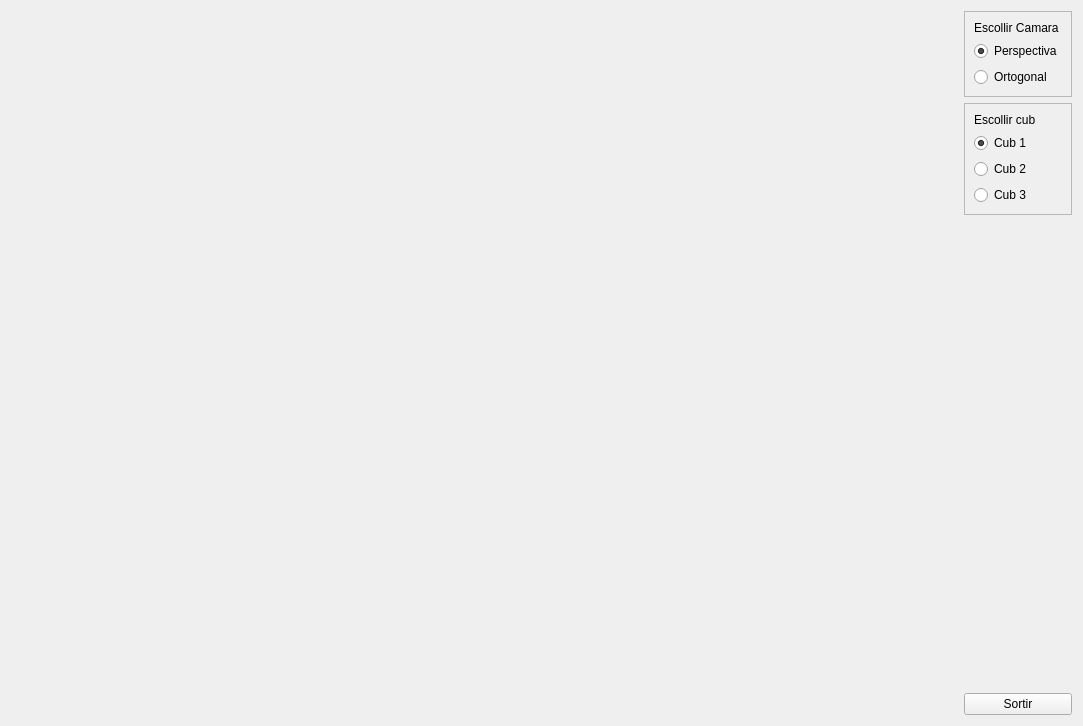
<?xml version="1.0" encoding="UTF-8"?>
<ui version="4.0">
 <class>MyForm</class>
 <widget class="QWidget" name="MyForm">
  <property name="geometry">
   <rect>
    <x>0</x>
    <y>0</y>
    <width>1083</width>
    <height>726</height>
   </rect>
  </property>
  <property name="windowTitle">
   <string>IDI-Lab</string>
  </property>
  <layout class="QHBoxLayout" name="horizontalLayout">
   <item>
    <widget class="MyGLWidget" name="widget" native="true">
     <property name="sizePolicy">
      <sizepolicy hsizetype="Expanding" vsizetype="Expanding">
       <horstretch>0</horstretch>
       <verstretch>0</verstretch>
      </sizepolicy>
     </property>
     <property name="minimumSize">
      <size>
       <width>50</width>
       <height>50</height>
      </size>
     </property>
     <layout class="QHBoxLayout" name="horizontalLayout_2"/>
    </widget>
   </item>
   <item>
    <layout class="QVBoxLayout" name="verticalLayout_6">
     <item>
      <layout class="QVBoxLayout" name="verticalLayout_7">
       <item>
        <widget class="QFrame" name="frame_2">
         <property name="frameShape">
          <enum>QFrame::StyledPanel</enum>
         </property>
         <property name="frameShadow">
          <enum>QFrame::Raised</enum>
         </property>
         <layout class="QVBoxLayout" name="verticalLayout_9">
          <item>
           <widget class="QLabel" name="label_2">
            <property name="text">
             <string>Escollir Camara</string>
            </property>
           </widget>
          </item>
          <item>
           <widget class="QRadioButton" name="radioButton_4">
            <property name="text">
             <string>Perspectiva</string>
            </property>
            <property name="checked">
             <bool>true</bool>
            </property>
           </widget>
          </item>
          <item>
           <widget class="QRadioButton" name="radioButton_2">
            <property name="text">
             <string>Ortogonal</string>
            </property>
           </widget>
          </item>
         </layout>
        </widget>
       </item>
       <item>
        <widget class="QFrame" name="frame">
         <property name="frameShape">
          <enum>QFrame::StyledPanel</enum>
         </property>
         <property name="frameShadow">
          <enum>QFrame::Raised</enum>
         </property>
         <layout class="QVBoxLayout" name="verticalLayout_8">
          <item>
           <widget class="QLabel" name="label">
            <property name="text">
             <string>Escollir cub</string>
            </property>
           </widget>
          </item>
          <item>
           <widget class="QRadioButton" name="radioButton_5">
            <property name="text">
             <string>Cub 1</string>
            </property>
            <property name="checked">
             <bool>true</bool>
            </property>
           </widget>
          </item>
          <item>
           <widget class="QRadioButton" name="radioButton_3">
            <property name="text">
             <string>Cub 2</string>
            </property>
           </widget>
          </item>
          <item>
           <widget class="QRadioButton" name="radioButton">
            <property name="text">
             <string>Cub 3</string>
            </property>
           </widget>
          </item>
         </layout>
        </widget>
       </item>
      </layout>
     </item>
     <item>
      <spacer name="verticalSpacer">
       <property name="orientation">
        <enum>Qt::Vertical</enum>
       </property>
       <property name="sizeHint" stdset="0">
        <size>
         <width>20</width>
         <height>40</height>
        </size>
       </property>
      </spacer>
     </item>
     <item>
      <widget class="QPushButton" name="pushButton">
       <property name="text">
        <string>Sortir</string>
       </property>
      </widget>
     </item>
    </layout>
   </item>
  </layout>
 </widget>
 <customwidgets>
  <customwidget>
   <class>MyGLWidget</class>
   <extends>QWidget</extends>
   <header>MyGLWidget.h</header>
   <container>1</container>
   <slots>
    <signal>perspectiva()</signal>
    <signal>ortogonal()</signal>
    <signal>reiniciar()</signal>
    <slot>cambiar_perspectiva()</slot>
    <slot>cambiar_orto()</slot>
   </slots>
  </customwidget>
 </customwidgets>
 <resources/>
 <connections>
  <connection>
   <sender>widget</sender>
   <signal>perspectiva()</signal>
   <receiver>radioButton_4</receiver>
   <slot>click()</slot>
   <hints>
    <hint type="sourcelabel">
     <x>693</x>
     <y>226</y>
    </hint>
    <hint type="destinationlabel">
     <x>981</x>
     <y>56</y>
    </hint>
   </hints>
  </connection>
  <connection>
   <sender>widget</sender>
   <signal>ortogonal()</signal>
   <receiver>radioButton_2</receiver>
   <slot>click()</slot>
   <hints>
    <hint type="sourcelabel">
     <x>874</x>
     <y>98</y>
    </hint>
    <hint type="destinationlabel">
     <x>1000</x>
     <y>79</y>
    </hint>
   </hints>
  </connection>
  <connection>
   <sender>radioButton_4</sender>
   <signal>clicked()</signal>
   <receiver>widget</receiver>
   <slot>cambiar_perspectiva()</slot>
   <hints>
    <hint type="sourcelabel">
     <x>1015</x>
     <y>51</y>
    </hint>
    <hint type="destinationlabel">
     <x>917</x>
     <y>55</y>
    </hint>
   </hints>
  </connection>
  <connection>
   <sender>radioButton_2</sender>
   <signal>clicked()</signal>
   <receiver>widget</receiver>
   <slot>cambiar_orto()</slot>
   <hints>
    <hint type="sourcelabel">
     <x>1041</x>
     <y>84</y>
    </hint>
    <hint type="destinationlabel">
     <x>940</x>
     <y>146</y>
    </hint>
   </hints>
  </connection>
  <connection>
   <sender>widget</sender>
   <signal>reiniciar()</signal>
   <receiver>radioButton_5</receiver>
   <slot>click()</slot>
   <hints>
    <hint type="sourcelabel">
     <x>947</x>
     <y>283</y>
    </hint>
    <hint type="destinationlabel">
     <x>1033</x>
     <y>151</y>
    </hint>
   </hints>
  </connection>
  <connection>
   <sender>widget</sender>
   <signal>reiniciar()</signal>
   <receiver>radioButton_4</receiver>
   <slot>click()</slot>
   <hints>
    <hint type="sourcelabel">
     <x>932</x>
     <y>319</y>
    </hint>
    <hint type="destinationlabel">
     <x>1056</x>
     <y>45</y>
    </hint>
   </hints>
  </connection>
 </connections>
</ui>
